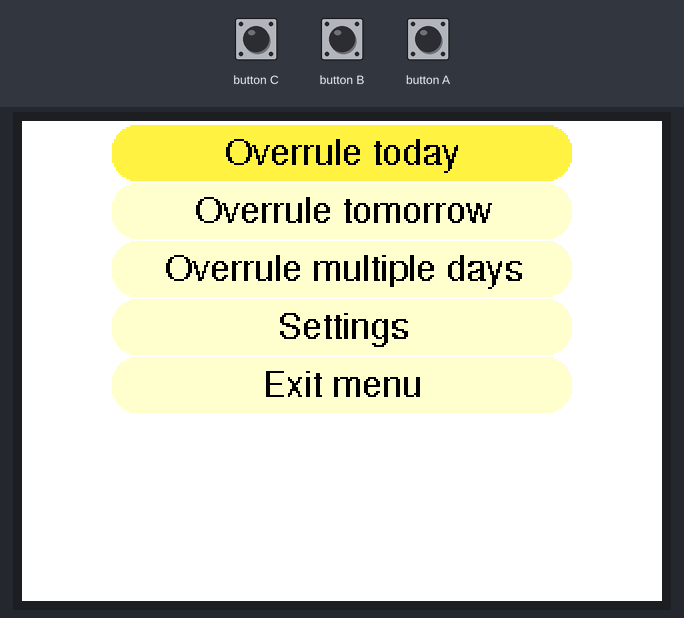
A sketch run on a simulated ESP32. Parts: 320×240 colour display. The inputs (shaded band) are chosen by the test bench. What the sketch prints to the serial monitor is not drawn.

Above: at 2.1 s.
2.2 s: button B pressed for 0.15 s
At 3.1 s:
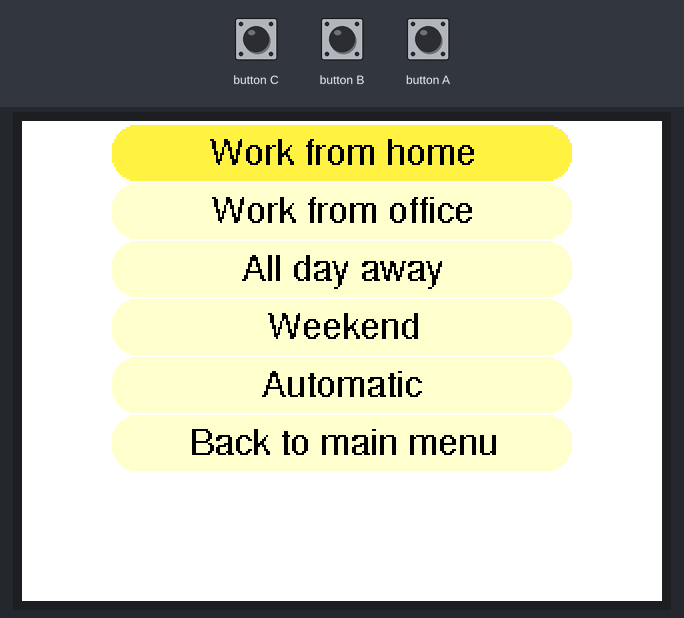
4.0 s: button C pressed for 3.2 s
At 6.6 s:
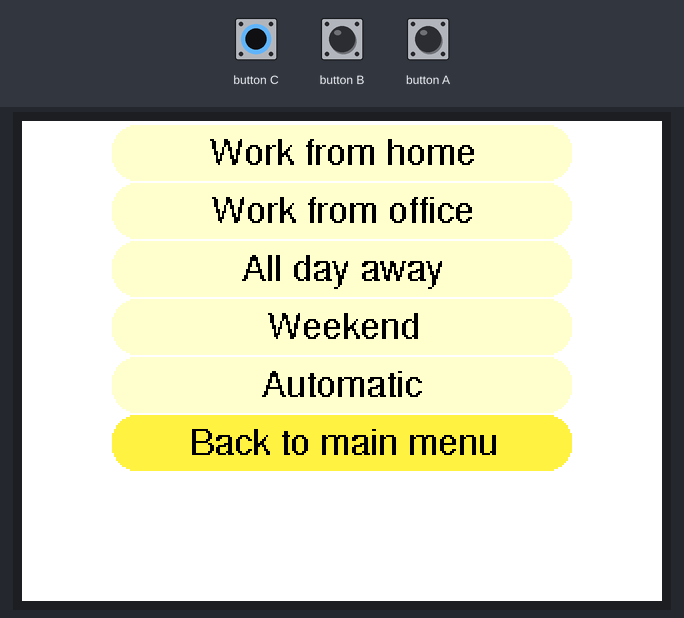
8.7 s: button B pressed for 3.2 s
At 10.62 s:
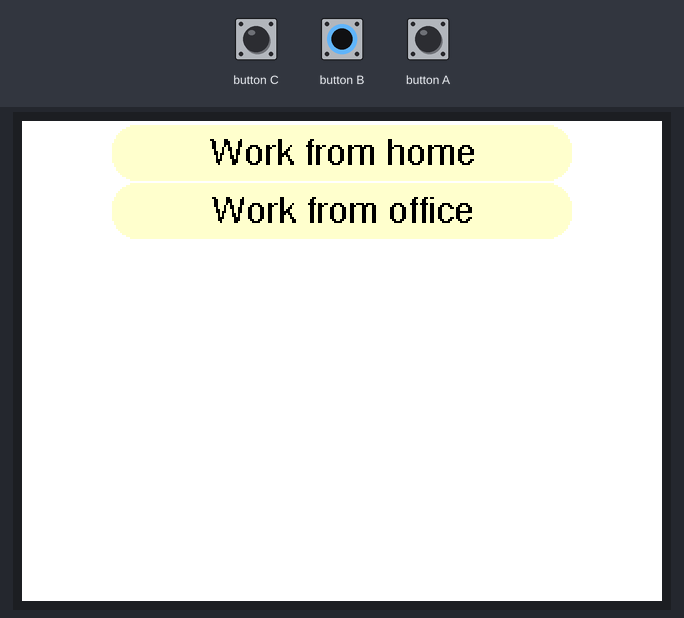
13.4 s: button A pressed for 1 s
At 15.6 s:
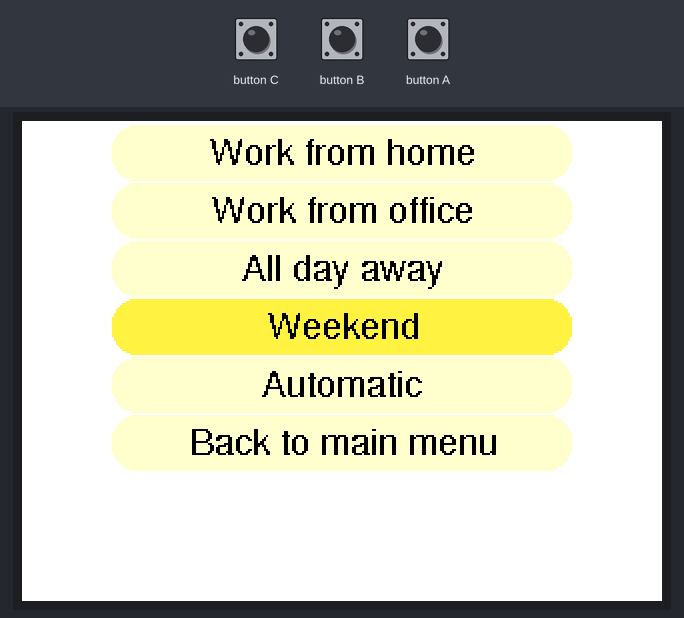
16.0 s: button A pressed for 0.15 s
At 17.5 s:
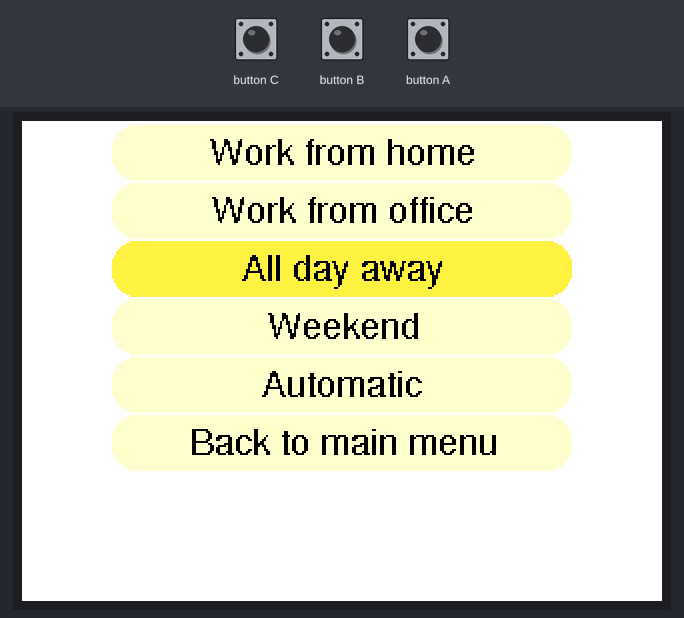
Timing chart, 0 to 18.7 s (numbered marks = the images above; inputs shaded):
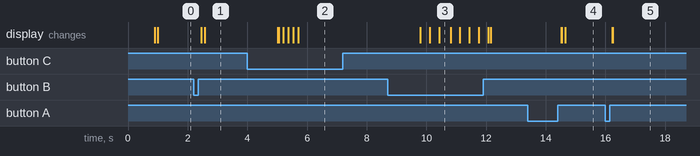

Measured:
- after the input at 2.2 s, the display: first changes after 0.25 s (image 1 shows a later state)
- after the input at 4.0 s, the display: first changes after 1.0 s (image 2 shows a later state)
- after the input at 8.7 s, the display: first changes after 1.1 s (image 3 shows a later state)
- after the input at 13.4 s, the display: first changes after 1.1 s (image 4 shows a later state)
- after the input at 16.0 s, the display: first changes after 0.22 s (image 5 shows a later state)

The sketch:

Test04_MenuAsArray.ino
```cpp
#include <M5Stack.h>
#include "time.h"
#include "Free_Fonts.h"
#include "Menu.h"
#include "Constants.h"

Menu menu;

void setup() {
  M5.begin();
  M5.Power.begin();
  M5.Lcd.fillScreen(LIGHTGREY);
  delay(500);
  M5.Lcd.fillScreen(WHITE);

  menu.drawMenu();

/*
  Serial.println("\nMain menu:");
  for(const menuItem_t &menuItem : menuStructure[mnMain].menuItems) Serial.printf("  - %s\n",menuItem.label);

  Serial.println("\nSet week schedule:");
  for(const menuItem_t &menuItem : menuStructure[mnSetWeekSchedule].menuItems) Serial.printf("  - %s\n",menuItem.label);
*/

}

void loop() {

  M5.update();
  if (M5.BtnA.wasReleased() || M5.BtnA.pressedFor(1000, 200)) {
    menu.buttonUp();
  } else if (M5.BtnB.wasReleased() || M5.BtnB.pressedFor(1000, 200)) {
    menu.buttonSelect();
  } else if (M5.BtnC.wasReleased() || M5.BtnC.pressedFor(1000, 200)) {
    menu.buttonDown();
  };

}
```

Constants.h
```cpp
#pragma once

#define CLR_BACKGROUND   0x0000   // 00, 00, 00 = black
#define CLR_BTN_UNSELECT 0xFFF9   // FF, FC, CD = light yellow
#define CLR_BTN_SELECT   0xFF88   // FF, F2, 47 = dark yellow

enum dayType_t {dtWorkFromHome, dtWorkAtOffice, dtAway, dtWeekend, dtAuto};

class TemperatureSettings {
   public:
      dayType_t overrideToday;
      float overrideTemperatureToday;
      dayType_t overrideTomorrow;
      dayType_t overrideMultiple;
      int overrideMultipleCount;
      dayType_t regularWeek[7]; // Sunday is day 0

      float workFromHomeWakeUp;
      float workFromHomeSleep;

      float workAtOfficeWakeUp;
      float workAtOfficeGoOut;
      float workAtOfficeComeIn;
      float workAtOfficeSleep;

      float weekendWakeUp;
      float weekendSleep;

      float highTemp = 21.0;
      float lowTemp  = 10.0;

  private:
};
```

Free_Fonts.h
```cpp
// Attach this header file to your sketch to use the GFX Free Fonts. You can write
// sketches without it, but it makes referencing them easier.

// This calls up ALL the fonts but they only get loaded if you actually
// use them in your sketch.
//
// No changes are needed to this header file unless new fonts are added to the
// library "Fonts/GFXFF" folder.
//
// To save a lot of typing long names, each font can easily be referenced in the
// sketch in three ways, either with:
//
//    1. Font file name with the & in front such as &FreeSansBoldOblique24pt7b
//       an example being:
//
//       tft.setFreeFont(&FreeSansBoldOblique24pt7b);
//
//    2. FF# where # is a number determined by looking at the list below
//       an example being:
//
//       tft.setFreeFont(FF32);
//
//    3. An abbreviation of the file name. Look at the list below to see
//       the abbreviations used, for example:
//
//       tft.setFreeFont(FSSBO24)
//
//       Where the letters mean:
//       F = Free font
//       M = Mono
//      SS = Sans Serif (double S to distinguish is form serif fonts)
//       S = Serif
//       B = Bold
//       O = Oblique (letter O not zero)
//       I = Italic
//       # =  point size, either 9, 12, 18 or 24
//
//  Setting the font to NULL will select the GLCD font:
//
//      tft.setFreeFont(NULL); // Set font to GLCD

#define LOAD_GFXFF

#ifdef LOAD_GFXFF // Only include the fonts if LOAD_GFXFF is defined in User_Setup.h

// Use these when printing or drawing text in GLCD and high rendering speed fonts
#define GFXFF 1
#define GLCD  0
#define FONT2 2
#define FONT4 4
#define FONT6 6
#define FONT7 7
#define FONT8 8

// Use the following when calling setFont()
//
// Reserved for GLCD font  // FF0
//

#define TT1 &TomThumb

#define FM9 &FreeMono9pt7b
#define FM12 &FreeMono12pt7b
#define FM18 &FreeMono18pt7b
#define FM24 &FreeMono24pt7b

#define FMB9 &FreeMonoBold9pt7b
#define FMB12 &FreeMonoBold12pt7b
#define FMB18 &FreeMonoBold18pt7b
#define FMB24 &FreeMonoBold24pt7b

#define FMO9 &FreeMonoOblique9pt7b
#define FMO12 &FreeMonoOblique12pt7b
#define FMO18 &FreeMonoOblique18pt7b
#define FMO24 &FreeMonoOblique24pt7b

#define FMBO9 &FreeMonoBoldOblique9pt7b
#define FMBO12 &FreeMonoBoldOblique12pt7b
#define FMBO18 &FreeMonoBoldOblique18pt7b
#define FMBO24 &FreeMonoBoldOblique24pt7b

#define FSS9 &FreeSans9pt7b
#define FSS12 &FreeSans12pt7b
#define FSS18 &FreeSans18pt7b
#define FSS24 &FreeSans24pt7b

#define FSSB9 &FreeSansBold9pt7b
#define FSSB12 &FreeSansBold12pt7b
#define FSSB18 &FreeSansBold18pt7b
#define FSSB24 &FreeSansBold24pt7b

#define FSSO9 &FreeSansOblique9pt7b
#define FSSO12 &FreeSansOblique12pt7b
#define FSSO18 &FreeSansOblique18pt7b
#define FSSO24 &FreeSansOblique24pt7b

#define FSSBO9 &FreeSansBoldOblique9pt7b
#define FSSBO12 &FreeSansBoldOblique12pt7b
#define FSSBO18 &FreeSansBoldOblique18pt7b
#define FSSBO24 &FreeSansBoldOblique24pt7b

#define FS9 &FreeSerif9pt7b
#define FS12 &FreeSerif12pt7b
#define FS18 &FreeSerif18pt7b
#define FS24 &FreeSerif24pt7b

#define FSI9 &FreeSerifItalic9pt7b
#define FSI12 &FreeSerifItalic12pt7b
#define FSI19 &FreeSerifItalic18pt7b
#define FSI24 &FreeSerifItalic24pt7b

#define FSB9 &FreeSerifBold9pt7b
#define FSB12 &FreeSerifBold12pt7b
#define FSB18 &FreeSerifBold18pt7b
#define FSB24 &FreeSerifBold24pt7b

#define FSBI9 &FreeSerifBoldItalic9pt7b
#define FSBI12 &FreeSerifBoldItalic12pt7b
#define FSBI18 &FreeSerifBoldItalic18pt7b
#define FSBI24 &FreeSerifBoldItalic24pt7b

#define FF0 NULL //ff0 reserved for GLCD
#define FF1 &FreeMono9pt7b
#define FF2 &FreeMono12pt7b
#define FF3 &FreeMono18pt7b
#define FF4 &FreeMono24pt7b

#define FF5 &FreeMonoBold9pt7b
#define FF6 &FreeMonoBold12pt7b
#define FF7 &FreeMonoBold18pt7b
#define FF8 &FreeMonoBold24pt7b

#define FF9 &FreeMonoOblique9pt7b
#define FF10 &FreeMonoOblique12pt7b
#define FF11 &FreeMonoOblique18pt7b
#define FF12 &FreeMonoOblique24pt7b

#define FF13 &FreeMonoBoldOblique9pt7b
#define FF14 &FreeMonoBoldOblique12pt7b
#define FF15 &FreeMonoBoldOblique18pt7b
#define FF16 &FreeMonoBoldOblique24pt7b

#define FF17 &FreeSans9pt7b
#define FF18 &FreeSans12pt7b
#define FF19 &FreeSans18pt7b
#define FF20 &FreeSans24pt7b

#define FF21 &FreeSansBold9pt7b
#define FF22 &FreeSansBold12pt7b
#define FF23 &FreeSansBold18pt7b
#define FF24 &FreeSansBold24pt7b

#define FF25 &FreeSansOblique9pt7b
#define FF26 &FreeSansOblique12pt7b
#define FF27 &FreeSansOblique18pt7b
#define FF28 &FreeSansOblique24pt7b

#define FF29 &FreeSansBoldOblique9pt7b
#define FF30 &FreeSansBoldOblique12pt7b
#define FF31 &FreeSansBoldOblique18pt7b
#define FF32 &FreeSansBoldOblique24pt7b

#define FF33 &FreeSerif9pt7b
#define FF34 &FreeSerif12pt7b
#define FF35 &FreeSerif18pt7b
#define FF36 &FreeSerif24pt7b

#define FF37 &FreeSerifItalic9pt7b
#define FF38 &FreeSerifItalic12pt7b
#define FF39 &FreeSerifItalic18pt7b
#define FF40 &FreeSerifItalic24pt7b

#define FF41 &FreeSerifBold9pt7b
#define FF42 &FreeSerifBold12pt7b
#define FF43 &FreeSerifBold18pt7b
#define FF44 &FreeSerifBold24pt7b

#define FF45 &FreeSerifBoldItalic9pt7b
#define FF46 &FreeSerifBoldItalic12pt7b
#define FF47 &FreeSerifBoldItalic18pt7b
#define FF48 &FreeSerifBoldItalic24pt7b

// >>>>>>>>>>>>>>>>>>>>>>>>>>>>>>>>>>>>>>>>>>>>>>>>>>>>>>>>>>>>>>>>>>>>>>>>>>>>>>>>>
// Now we define "s"tring versions for easy printing of the font name so:
//   tft.println(sFF5);
// will print
//   Mono bold 9
// >>>>>>>>>>>>>>>>>>>>>>>>>>>>>>>>>>>>>>>>>>>>>>>>>>>>>>>>>>>>>>>>>>>>>>>>>>>>>>>>>

#define sFF0 "GLCD"
#define sTT1 "Tom Thumb"
#define sFF1 "Mono 9"
#define sFF2 "Mono 12"
#define sFF3 "Mono 18"
#define sFF4 "Mono 24"

#define sFF5 "Mono bold 9"
#define sFF6 "Mono bold 12"
#define sFF7 "Mono bold 18"
#define sFF8 "Mono bold 24"

#define sFF9 "Mono oblique 9"
#define sFF10 "Mono oblique 12"
#define sFF11 "Mono oblique 18"
#define sFF12 "Mono oblique 24"

#define sFF13 "Mono bold oblique 9"
#define sFF14 "Mono bold oblique 12"
#define sFF15 "Mono bold oblique 18"
#define sFF16 "Mono bold oblique 24" // Full text line is too big for 480 pixel wide screen

#define sFF17 "Sans 9"
#define sFF18 "Sans 12"
#define sFF19 "Sans 18"
#define sFF20 "Sans 24"

#define sFF21 "Sans bold 9"
#define sFF22 "Sans bold 12"
#define sFF23 "Sans bold 18"
#define sFF24 "Sans bold 24"

#define sFF25 "Sans oblique 9"
#define sFF26 "Sans oblique 12"
#define sFF27 "Sans oblique 18"
#define sFF28 "Sans oblique 24"

#define sFF29 "Sans bold oblique 9"
#define sFF30 "Sans bold oblique 12"
#define sFF31 "Sans bold oblique 18"
#define sFF32 "Sans bold oblique 24"

#define sFF33 "Serif 9"
#define sFF34 "Serif 12"
#define sFF35 "Serif 18"
#define sFF36 "Serif 24"

#define sFF37 "Serif italic 9"
#define sFF38 "Serif italic 12"
#define sFF39 "Serif italic 18"
#define sFF40 "Serif italic 24"

#define sFF41 "Serif bold 9"
#define sFF42 "Serif bold 12"
#define sFF43 "Serif bold 18"
#define sFF44 "Serif bold 24"

#define sFF45 "Serif bold italic 9"
#define sFF46 "Serif bold italic 12"
#define sFF47 "Serif bold italic 18"
#define sFF48 "Serif bold italic 24"

#else // LOAD_GFXFF not defined so setup defaults to prevent error messages

// >>>>>>>>>>>>>>>>>>>>>>>>>>>>>>>>>>>>>>>>>>>>>>>>>>>>>>>>>>>>>>>>>>>>>>>>>>>>>>>>>
// Free fonts are not loaded in User_Setup.h so we must define all as font 1
// to prevent compile error messages
// >>>>>>>>>>>>>>>>>>>>>>>>>>>>>>>>>>>>>>>>>>>>>>>>>>>>>>>>>>>>>>>>>>>>>>>>>>>>>>>>>

#define GFXFF 1
#define GLCD  1
#define FONT2 2
#define FONT4 4
#define FONT6 6
#define FONT7 7
#define FONT8 8

#define FF0 1
#define FF1 1
#define FF2 1
#define FF3 1
#define FF4 1
#define FF5 1
#define FF6 1
#define FF7 1
#define FF8 1
#define FF9 1
#define FF10 1
#define FF11 1
#define FF12 1
#define FF13 1
#define FF14 1
#define FF15 1
#define FF16 1
#define FF17 1
#define FF18 1
#define FF19 1
#define FF20 1
#define FF21 1
#define FF22 1
#define FF23 1
#define FF24 1
#define FF25 1
#define FF26 1
#define FF27 1
#define FF28 1
#define FF29 1
#define FF30 1
#define FF31 1
#define FF32 1
#define FF33 1
#define FF34 1
#define FF35 1
#define FF36 1
#define FF37 1
#define FF38 1
#define FF39 1
#define FF40 1
#define FF41 1
#define FF42 1
#define FF43 1
#define FF44 1
#define FF45 1
#define FF46 1
#define FF47 1
#define FF48 1

#define FM9  1
#define FM12 1
#define FM18 1
#define FM24 1

#define FMB9  1
#define FMB12 1
#define FMB18 1
#define FMB24 1

#define FMO9  1
#define FMO12 1
#define FMO18 1
#define FMO24 1

#define FMBO9  1
#define FMBO12 1
#define FMBO18 1
#define FMBO24 1

#define FSS9  1
#define FSS12 1
#define FSS18 1
#define FSS24 1

#define FSSB9  1
#define FSSB12 1
#define FSSB18 1
#define FSSB24 1

#define FSSO9  1
#define FSSO12 1
#define FSSO18 1
#define FSSO24 1

#define FSSBO9  1
#define FSSBO12 1
#define FSSBO18 1
#define FSSBO24 1

#define FS9  1
#define FS12 1
#define FS18 1
#define FS24 1

#define FSI9  1
#define FSI12 1
#define FSI19 1
#define FSI24 1

#define FSB9  1
#define FSB12 1
#define FSB18 1
#define FSB24 1

#define FSBI9  1
#define FSBI12 1
#define FSBI18 1
#define FSBI24 1

#endif // LOAD_GFXFF
```

Source omitted: Menu.h (12435 bytes)
